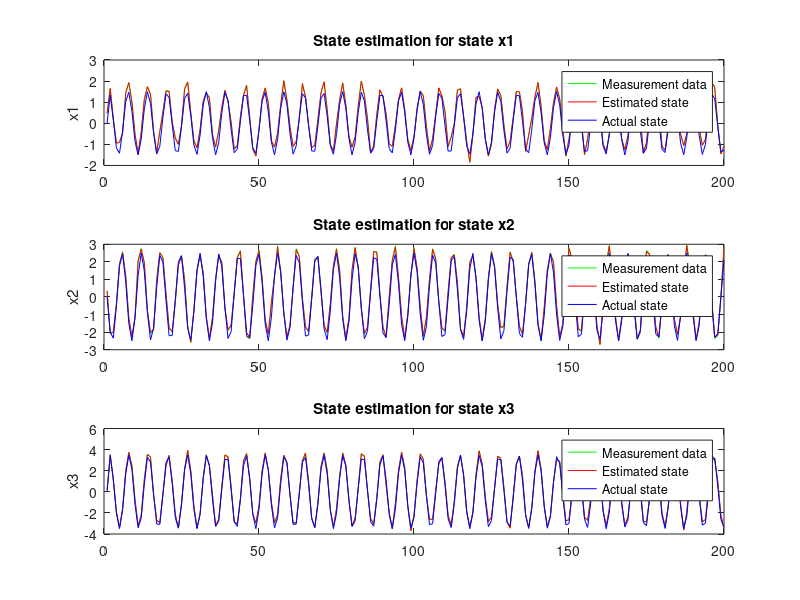

The MATLAB source for this figure:
x = [0.000000000000000000	0.000000000000000000	0.000000000000000000	
1.340994954109191900	-2.002881526947021500	3.430838584899902300	
0.158981263637542720	-2.341128349304199200	1.271099805831909200	
-1.169199109077453600	-0.526952683925628660	-2.057282447814941400	
-1.422423124313354500	1.771700978279113800	-3.494208812713623000	
-0.367877960205078130	2.441460847854614300	-1.718575596809387200	
1.024892568588256800	0.866552948951721190	1.637108087539672900	
1.475381612777710000	-1.505059957504272500	3.487642288208007800	
0.569411635398864750	-2.492927551269531300	2.131654024124145500	
-0.860072851181030270	-1.188809156417846700	-1.184166908264160200	
-1.498810291290283200	1.208294868469238300	-3.411270380020141600	
-0.759548485279083250	2.494498252868652300	-2.502067565917968700	
0.678038716316223140	1.487271308898925800	0.707524597644805910	
1.492240190505981400	-0.887345910072326660	3.266621828079223600	
0.934482932090759280	-2.446141481399536100	2.822402000427246100	
-0.482433617115020750	-1.755965828895568800	-0.216721177101135250	
-1.455802917480468800	0.548636674880981450	-3.056591987609863300	
-1.090713739395141600	2.348825216293335000	-3.086246252059936500	
0.277172625064849850	1.989514708518981900	-0.278419911861419680	
1.390227794647216800	-0.198946475982666020	2.785384416580200200	
1.225113868713378900	-2.204497098922729500	3.288318872451782200	
-0.066364012658596039	-2.183243274688720700	0.767988443374633790	
-1.296827077865600600	-0.154725626111030580	-2.458427190780639600	
-1.334993362426757800	2.016046047210693400	-3.424576282501220700	
-0.145772859454154970	2.333274126052856400	-1.242185592651367200	
1.177470684051513700	0.505300879478454590	2.082264900207519500	
1.418153047561645500	-1.787243843078613300	3.492290496826171900	
0.354992091655731200	-2.436604738235473600	1.691520452499389600	
-1.034546852111816400	-0.845762550830841060	-1.664425611495971700	
-1.472928285598754900	1.522669792175293000	-3.490106582641601600	
-0.557106137275695800	2.491166591644287100	-2.106999635696411100	
0.870916724205017090	1.169296264648437500	1.213273167610168500	
1.498222827911377000	-1.227619647979736300	3.418067932128906200	
0.748069763183593750	-2.495867729187011700	2.480306863784790000	
-0.689855217933654790	-1.469426631927490200	-0.737836837768554690	
-1.493530511856079100	0.907998621463775630	-3.277616977691650400	
-0.924060702323913570	2.450614213943481400	-2.803971052169799800	
0.494986236095428470	1.740146279335022000	0.247632816433906560	
1.458945155143737800	-0.570204019546508790	3.071564197540283200	
1.081556558609008800	-2.356311321258544900	3.071513652801513700	
-0.290210098028182980	-1.976036906242370600	0.247527599334716800	
-1.395158886909484900	0.220996767282485960	-2.804034233093261700	
-1.217405080795288100	2.214847087860107400	-3.277579784393310500	
0.079625383019447327	2.172377109527587900	-0.737733721733093260	
1.303448677062988300	0.132633715867996220	2.480381488800048800	
1.328887224197387700	-2.029052495956420900	3.418045282363891600	
0.132553026080131530	-2.325237274169921900	1.213174104690551800	
-1.185649871826171900	-0.483609557151794430	-2.107083797454834000	
-1.413771748542785600	1.802646517753601100	-3.490098714828491200	
-0.342078387737274170	2.431557655334472700	-1.664332866668701200	
1.044120192527771000	0.824905931949615480	1.691612839698791500	
1.470359444618225100	-1.540160417556762700	3.492297410964965800	
0.544757068157196040	-2.489210605621337900	2.082179784774780300	
-0.881692528724670410	-1.149691820144653300	-1.242284297943115200	
-1.497518062591552700	1.246848225593566900	-3.424597978591918900	
-0.736532390117645260	2.497041702270507800	-2.458352088928222700	
0.701617717742919920	1.451466560363769500	0.768091320991516110	
1.494703769683837900	-0.928580224514007570	3.288355350494384800	
0.913565993309021000	-2.454894542694091800	2.785320520401001000	
-0.507500112056732180	-1.724190235137939500	-0.278525084257125850	
-1.461972951889038100	0.591726720333099370	-3.086296081542968700	
-1.072314620018005400	2.363612890243530300	-3.056540489196777300	
0.303224831819534300	1.962404251098632800	-0.216615885496139530	
1.399980783462524400	-0.243029758334159850	2.822464466094970700	
1.209600925445556600	-2.225023269653320300	3.266583919525146500	
-0.092880502343177795	-2.161340713500976600	0.707421302795410160	
-1.309967994689941400	-0.110531412065029140	-2.502141237258911100	
-1.322676897048950200	2.041899919509887700	-3.411246776580810500	
-0.119322821497917180	2.317018032073974600	-1.184067606925964400	
1.193736195564270000	0.461880296468734740	2.131737709045410200	
1.409279584884643600	-1.817908048629760700	3.487633228302002000	
0.329137891530990600	-2.426320075988769500	1.637014746665954600	
-1.053611636161804200	-0.803984642028808590	-1.718667507171630900	
-1.467675566673278800	1.557530403137207000	-3.494214773178100600	
-0.532365262508392330	2.487059354782104500	-2.057197332382202100	
0.892399191856384280	1.129997253417968700	1.271198034286499000	
1.496695876121521000	-1.265979051589965800	3.430859804153442400	
0.724937319755554200	-2.498020172119140600	2.436204910278320300	
-0.713325262069702150	-1.433392882347106900	-0.798285663127899170	
-1.495759963989257800	0.949089050292968750	-3.298835992813110400	
-0.902999818325042720	2.458982944488525400	-2.766451597213745100	
0.519974231719970700	1.708099246025085400	0.309395492076873780	
1.464886307716369600	-0.613202989101409910	3.100785970687866200	
1.062988638877868700	-2.370729207992553700	3.041327953338623000	
-0.316215783357620240	-1.948617935180664100	0.185687199234962460	
-1.404693007469177200	0.265043705701828000	-2.840673446655273400	
-1.201701879501342800	2.235025405883789100	-3.255332231521606400	
0.106128349900245670	2.150135040283203100	-0.677053391933441160	
1.316384673118591300	0.088420443236827850	2.523705005645752000	
1.316362977027893100	-2.054587364196777300	3.404180765151977500	
0.106083258986473080	-2.308617115020752000	1.154868364334106400	
-1.201728940010070800	-0.440114855766296390	-2.156224727630615200	
-1.404677033424377400	1.833027005195617700	-3.484894752502441400	
-0.316171586513519290	2.420892477035522500	-1.609568476676940900	
1.063020586967468300	0.783000349998474120	1.745587468147277800	
1.464876532554626500	-1.574778556823730500	3.495858430862426800	
0.519931793212890630	-2.484713315963745100	2.032053232192993200	
-0.903035938739776610	-1.110214114189147900	-1.300012350082397500	
-1.495756626129150400	1.285010695457458500	-3.436852455139160200	
-0.713285505771636960	2.498802661895752000	-2.413866281509399400	
0.724976897239685060	1.415206909179687500	0.828417420387268070	
1.496698856353759800	-0.969523549079895020	3.309058189392089800	
0.892362833023071290	-2.462878465652465800	2.747365951538085900	
-0.532407522201538090	-1.691874384880065900	-0.340241670608520510	
-1.467684864997863800	0.634631276130676270	-3.115032672882080100	
-1.053579449653625500	2.377660036087036100	-3.025876998901367200	
0.329181998968124390	1.934679031372070300	-0.154743969440460210	
1.409295082092285200	-0.287036895751953130	2.858659982681274400	
1.193708777427673300	-2.244852304458618200	3.243824958801269500	
-0.119367890059947970	-2.138761043548584000	0.646632432937622070	
-1.322698354721069300	-0.066302552819252014	-2.545071125030517600	
-1.309945940971374500	2.067114114761352500	-3.396847963333129900	
-0.092835381627082825	2.300035476684570300	-1.125578522682189900	
1.209627628326416000	0.418314963579177860	2.180542707443237300	
1.399964570999145500	-1.848002552986145000	3.481883049011230500	
0.303180545568466190	-2.415275096893310500	1.581996083259582500	
-1.072346210479736300	-0.761954784393310550	-1.772370815277099600	
-1.461962938308715800	1.591903090476989700	-3.497228145599365200	
-0.507457554340362550	2.482172727584838900	-2.006750106811523400	
0.913601875305175780	1.090344071388244600	1.328724741935730000	
1.494699954986572300	-1.303941726684570300	3.442576169967651400	
0.701577782630920410	-2.499389648437500000	2.391338825225830100	
-0.736571788787841800	-1.396910071372985800	-0.858484208583831790	
-1.497520685195922900	0.989882051944732670	-3.319020986557006800	
-0.881655931472778320	2.466581344604492200	-2.728065252304077100	
0.544799149036407470	1.675516963005065900	0.371061205863952640	
1.470368504524231000	-0.656009852886199950	3.129035711288452100	
1.044087767601013200	-2.384404182434082000	3.010189056396484400	
-0.342122435569763180	-1.920588493347168000	0.123788625001907350	
-1.413786888122558600	0.309007585048675540	-2.876422405242919900	
-1.185622096061706500	2.254503250122070300	-3.232064247131347700	
0.132598072290420530	2.127219200134277300	-0.616160809993743900	
1.328908205032348600	0.044179465621709824	2.566237926483154300	
1.303426265716552700	-2.079478740692138700	3.389249324798584000	
0.079580232501029968	-2.291273832321167000	1.096200466156005900	
-1.217431545257568400	-0.396482288837432860	-2.204689979553222700	
-1.395142316818237300	1.862833261489868200	-3.478598594665527300	
-0.290165722370147710	2.409468412399292000	-1.554299831390380900	
1.081587910652160600	0.740849435329437260	1.799015045166015600	
1.458934545516967800	-1.608902931213378900	3.498323678970336900	
0.494943559169769290	-2.479437351226806600	1.981289744377136200	
-0.924096286296844480	-1.070388555526733400	-1.357332944869995100	
-1.493526339530944800	1.322770714759826700	-3.448029994964599600	
-0.689815044403076170	2.499780654907226600	-2.368624210357666000	
0.748108923435211180	1.378503918647766100	0.888483822345733640	
1.498224973678588900	-1.010163068771362300	3.328723907470703100	
0.870879888534545900	-2.470090627670288100	2.708550691604614300	
-0.557148158550262450	-1.659028410911560100	-0.401851654052734380	
-1.472936749458313000	0.677337050437927250	-3.142793178558349600	
-1.034514188766479500	2.390961885452270500	-2.994265317916870100	
0.355036020278930660	1.906347393989563000	-0.092823565006256104	
1.418167829513549800	-0.330954074859619140	2.893959760665893600	
1.177442550659179700	-2.263977766036987300	3.220049619674682600	
-0.145817860960960390	-2.115510940551757800	0.585640966892242430	
-1.335013985633850100	-0.022052915766835213	-2.587203502655029300	
-1.296804428100585900	2.091680288314819300	-3.381384849548339800	
-0.066318847239017487	2.282332420349121100	-1.066736698150634800	
1.225139975547790500	0.374618500471115110	2.228664398193359400	
1.390210747718811000	-1.877517819404602100	3.475041866302490200	
0.277128189802169800	-2.403472900390625000	1.526481628417968700	
-1.090744733810424800	-0.719686150550842290	-1.825518488883972200	
-1.455791950225830100	1.625776886940002400	-3.499145507812500000	
-0.482390761375427250	2.476508140563964800	-1.955674171447753900	
0.934518277645111080	1.050349235534668000	1.385834932327270500	
1.492235660552978500	-1.341495990753173800	3.453213930130004900	
0.677998304367065430	-2.499975919723510700	2.345723628997802700	
-0.759587466716766360	-1.359989523887634300	-0.918413758277893070	
-1.498812079429626500	1.030364871025085400	-3.338165998458862300	
-0.860035777091979980	2.473406553268432600	-2.688823938369751000	
0.569453477859497070	1.642409682273864700	0.432610630989074710	
1.475389719009399400	-0.698611140251159670	3.156304836273193400	
1.024859547615051300	-2.397331953048706100	2.978106975555419900	
-0.367921799421310420	-1.891956925392150900	0.061851251870393753	
-1.422437548637390100	0.352874636650085450	-2.911270141601562500	
-1.169170856475830100	2.273274898529052700	-3.207783222198486300	
0.159026235342025760	2.103636741638183600	-0.555075168609619140	
1.341015338897705100	-0.000075360883784015	2.607966423034668000	
1.290081024169921900	-2.103718280792236300	3.373255729675293000	
0.053052268922328949	-2.273212194442749000	1.037189245223999000	
-1.232752442359924300	-0.352725416421890260	-2.252464056015014600	
-1.385170340538024900	1.892055392265319800	-3.471212387084960900	
-0.264068901538848880	2.397289276123046900	-1.498543977737426800	
1.099816203117370600	0.698466360569000240	1.851879000663757300	
1.452535390853881800	-1.642523288726806600	3.499692916870117200	
0.469800233840942380	-2.473384618759155300	1.929905414581298800	
-0.944867134094238280	-1.030227541923522900	-1.414228320121765100	
-1.490828037261962900	1.360116004943847700	-3.458127021789550800	
-0.666128516197204590	2.499975204467773400	-2.322639703750610400	
0.771006464958190920	1.341368675231933600	0.948271870613098140	
1.499281644821167000	-1.050485968589782700	3.347346544265747100	
0.849124193191528320	-2.476528644561767600	2.668886423110961900	
-0.581714153289794920	-1.625662326812744100	-0.463335722684860230	
-1.477727174758911100	0.719830453395843510	-3.169569015502929700	
-1.015124678611755400	2.403514623641967800	-2.961715221405029300	
0.380778789520263670	1.877418279647827100	-0.030874080955982208	
1.426595926284790000	-0.374767512083053590	2.928352355957031300	
1.160807371139526400	-2.282393932342529300	3.195265293121337900	
-0.172222137451171880	-2.091597795486450200	0.524465918540954590	
-1.346911430358886700	0.022203631699085236	-2.628525018692016600	
-1.283256530761718700	2.115591049194335900	-3.364862203598022500];


xhat = [0.470296502113342290	0.343638569116592410	0.193602576851844790	
1.646239638328552200	-2.063971996307373000	3.508255481719970700	
0.202131509780883790	-1.986303329467773400	1.101562738418579100	
-0.943459987640380860	-0.371727824211120610	-1.899519801139831500	
-0.900816142559051510	1.876643657684326200	-3.368392705917358400	
-0.460642337799072270	2.532341480255127000	-1.597814440727233900	
1.441997051239013700	1.208630084991455100	1.955265164375305200	
1.925998806953430200	-1.193837165832519500	3.739029407501220700	
1.019859790802002000	-2.238138675689697300	2.492914915084838900	
-0.519878983497619630	-1.158813238143920900	-0.726046085357666020	
-1.429118633270263700	2.037629604339599600	-3.185270071029663100	
-0.421774625778198240	2.727828979492187500	-2.221570253372192400	
1.129308581352233900	1.947273731231689500	1.163420915603637700	
1.733230710029602100	-0.770878672599792480	3.539942502975463900	
1.365668058395385700	-2.002166271209716800	3.298893690109252900	
-0.378298759460449220	-1.842494487762451200	-0.365873634815216060	
-1.398617029190063500	0.977808713912963870	-2.678991794586181600	
-0.396625280380249020	2.505809307098388700	-2.933725595474243200	
0.537301421165466310	2.217699050903320300	-0.209829658269882200	
1.541768312454223600	0.201516240835189820	2.470597028732299800	
1.510807156562805200	-1.749752044677734400	3.442420721054077100	
0.042798995971679688	-1.958357810974121100	1.037230968475341800	
-0.702775478363037110	-0.244112253189086910	-2.132675647735595700	
-0.997151792049407960	1.813971281051635700	-3.437281847000122100	
-0.119554162025451660	2.342391014099121100	-1.105135321617126500	
1.639339685440063500	0.980811119079589840	2.164419174194335900	
1.954095482826232900	-1.685657024383544900	3.929327249526977500	
0.491584300994873050	-2.557572364807128900	1.990393161773681600	
-0.839247465133666990	-0.704697847366333010	-1.361895561218261700	
-1.167311191558837900	1.508901357650756800	-3.420940399169921900	
-0.291575074195861820	2.358631134033203100	-2.091517210006713900	
1.047816872596740700	1.379294157028198200	1.361241102218627900	
1.443748116493225100	-1.122939348220825200	3.495116949081420900	
1.196197509765625000	-2.334704875946044900	2.490568637847900400	
-0.543091773986816410	-1.150149583816528300	-0.314139902591705320	
-1.130392670631408700	1.041012763977050800	-3.237752676010131800	
-0.336573839187622070	2.341317176818847700	-2.598642587661743200	
0.759307384490966800	1.966129302978515600	0.442290246486663820	
1.562468886375427200	-0.611042141914367680	3.484452486038208000	
1.050777554512023900	-1.868844032287597700	3.308427333831787100	
0.048346638679504395	-1.586461544036865200	0.480312258005142210	
-1.224488139152526900	0.199294000864028930	-2.877029180526733400	
-1.050519347190856900	2.235606193542480500	-3.005781412124633800	
0.302525043487548830	2.591371059417724600	-0.655928194522857670	
1.340643405914306600	0.065658390522003174	2.925630569458007800	
1.793012022972106900	-2.225372314453125000	3.616646051406860400	
0.263472795486450200	-2.332534313201904300	1.290273785591125500	
-1.225735306739807100	0.077281713485717773	-2.120321750640869100	
-1.552013874053955100	2.013243198394775400	-2.952022790908813500	
-0.262658357620239260	2.633062839508056600	-1.343269705772399900	
1.159025907516479500	1.084166526794433600	1.991076946258544900	
1.674641609191894500	-1.310067892074585000	3.674266338348388700	
0.971924066543579100	-2.102380275726318400	2.102947235107421900	
-0.835013747215271000	-0.291159629821777340	-0.982839584350585940	
-1.126603603363037100	1.125656366348266600	-2.943640708923339800	
-0.464383006095886230	2.863257884979248000	-2.127898693084716800	
0.883742809295654300	1.365470886230468800	1.234319567680358900	
2.015784502029418900	-0.881902694702148440	3.449280738830566400	
1.110014557838439900	-2.262981414794921900	2.784503936767578100	
-0.181096553802490230	-1.608864307403564500	-0.290751278400421140	
-1.096113920211792000	0.500176608562469480	-2.950113058090210000	
-0.860402941703796390	2.692268371582031300	-2.939677000045776400	
0.212162733078002930	2.299591541290283200	-0.101046487689018250	
1.879138708114624000	-0.091070629656314850	2.939068794250488300	
1.243086099624633800	-1.689938545227050800	3.669156789779663100	
-0.124718785285949710	-1.943737506866455100	0.911996722221374510	
-1.148348569869995100	-0.005514681339263916	-2.527900457382202100	
-1.042325973510742200	2.115942955017089800	-3.332615137100219700	
0.192914843559265140	2.244786739349365200	-1.016893863677978500	
1.443456649780273400	0.287051558494567870	2.378049135208129900	
1.958619236946106000	-1.616784334182739300	3.673466205596923800	
0.635208129882812500	-1.998296737670898400	2.027492523193359400	
-1.007645726203918500	-0.385428428649902340	-1.669180154800415000	
-1.309495568275451700	1.771255731582641600	-3.317427158355712900	
-0.021968603134155273	2.703170299530029300	-1.611439585685730000	
1.101511001586914100	1.564955949783325200	1.437911272048950200	
1.911298036575317400	-1.087069272994995100	3.675465345382690400	
0.861736416816711430	-2.345831871032714800	2.544380426406860400	
-0.620235085487365720	-1.229242563247680700	-0.777641773223876950	
-1.134118676185607900	1.512746810913085900	-3.188375711441040000	
-0.650403976440429690	2.791492462158203100	-2.503999948501586900	
0.807741761207580570	1.665802001953125000	0.335986703634262080	
1.995305299758911100	-0.653965890407562260	3.591889619827270500	
1.320379972457885700	-2.069602012634277300	3.363485097885131800	
0.211367368698120120	-1.699656963348388700	0.071349389851093292	
-1.414823889732360800	0.426509082317352290	-2.525369644165039100	
-1.056564688682556200	2.578001022338867200	-3.025061607360839800	
0.423566818237304690	2.538096904754638700	-0.584369838237762450	
1.585843324661254900	0.152432501316070560	2.820805072784423800	
1.245797276496887200	-1.720494270324707000	3.504350185394287100	
0.454897642135620120	-2.240257740020752000	0.645183444023132320	
-0.988668680191040040	0.023127496242523193	-1.973840117454528800	
-1.083413362503051800	2.079107761383056600	-3.476175069808960000	
-0.085086107254028320	2.839138031005859400	-1.078653335571289100	
1.122416973114013700	1.100558519363403300	2.006965160369873000	
1.675848722457885700	-1.112119913101196300	3.743423223495483400	
0.650664448738098140	-2.318761348724365200	2.291915893554687500	
-0.766282916069030760	-0.954818010330200200	-1.406216621398925800	
-1.294343471527099600	1.201797485351562500	-3.685802698135376000	
-0.609533429145812990	2.746181011199951200	-2.218695163726806600	
0.610072851181030270	1.627025842666626000	1.105328202247619600	
1.531209945678710900	-0.553276181221008300	3.587957620620727500	
1.304601550102233900	-2.199195861816406200	3.095007181167602500	
-0.164500474929809570	-1.152860641479492200	-0.376057505607604980	
-1.314629077911377000	0.998638272285461430	-2.598767995834350600	
-0.739087462425231930	2.711014270782470700	-2.604766368865966800	
0.452072143554687500	2.168378829956054700	0.116157583892345430	
1.678409576416015600	-0.277040272951126100	2.634105920791626000	
1.294149637222290000	-1.747677803039550800	3.237622261047363300	
0.559628009796142580	-1.915640830993652300	0.945817410945892330	
-1.105545639991760300	0.297308087348937990	-2.239363431930542000	
-0.644771158695220950	2.230170249938964800	-3.178795337677002000	
-0.016378164291381836	2.395283699035644500	-0.860708832740783690	
1.568974375724792500	0.797919392585754390	2.387375593185424800	
1.634391427040100100	-1.804663181304931600	3.451367139816284200	
0.312903642654418950	-2.222501277923584000	1.574485540390014600	
-0.874429702758789060	-0.577128648757934570	-1.971877574920654300	
-1.841875314712524400	1.972746372222900400	-3.324956178665161100	
-0.500023603439331050	2.326159954071044900	-1.884614706039428700	
1.234599232673645000	1.100352287292480500	1.641631126403808600	
1.270157694816589400	-1.149607658386230500	3.874229192733764600	
0.751104950904846190	-2.420425415039062500	2.657865762710571300	
-0.764368891716003420	-1.216446638107299800	-0.487834930419921880	
-1.553620338439941400	1.103083491325378400	-2.837831735610961900	
-0.973121404647827150	2.567907810211181600	-2.375630855560302700	
0.674224734306335450	1.718274116516113300	0.360386073589324950	
1.628753423690795900	-0.432847201824188230	3.368046998977661100	
1.310561299324035600	-1.731920242309570300	3.158129930496215800	
-0.083704710006713867	-1.658170700073242200	0.425881266593933110	
-1.218487858772277800	0.583408117294311520	-2.840096473693847700	
-0.845277905464172360	2.536692142486572300	-3.434409141540527300	
0.259840250015258790	2.013583660125732400	-0.397399872541427610	
1.506067991256713900	0.012342125177383423	2.644133090972900400	
1.485600709915161100	-1.657867908477783200	3.381013393402099600	
0.550932645797729490	-2.103009223937988300	1.527214169502258300	
-1.341248989105224600	-0.377704143524169920	-2.181883811950683600	
-0.558778226375579830	1.870910167694091800	-3.359446763992309600	
0.264943957328796390	2.520175457000732400	-1.485863447189331100	
1.238984346389770500	0.885288715362548830	1.928972721099853500	
1.924738764762878400	-1.493861198425293000	3.884779930114746100	
0.796168565750122070	-2.438988685607910200	2.168144702911377000	
-0.823560237884521480	-0.599776029586791990	-1.376116991043090800	
-1.249678134918212900	1.533486127853393600	-3.276091575622558600	
-0.239267349243164060	2.441139221191406200	-2.265407800674438500	
0.983267784118652340	1.981280803680419900	0.945285797119140630	
1.720391154289245600	-0.483994245529174800	3.038886785507202100	
1.149894595146179200	-2.264851570129394500	2.881044626235961900	
-0.287380933761596680	-1.518406867980957000	-0.182567104697227480	
-1.552442073822021500	0.960237979888916020	-2.748960256576538100	
-0.733627200126647950	2.753487110137939500	-2.640929222106933600	
0.344262599945068360	2.113728523254394500	-0.217882961034774780	
1.533531665802002000	0.240341931581497190	3.520364999771118200	
1.419278144836425800	-1.803791522979736300	3.654648065567016600	
0.149366021156311040	-1.909312248229980500	0.799545288085937500	
-1.488347411155700700	0.210543394088745120	-2.413219928741455100	
-0.738873600959777830	2.171967983245849600	-2.700059652328491200	
0.301522135734558110	2.252168178558349600	-0.590748786926269530	
1.254284501075744600	0.768853187561035160	2.364983797073364300	
1.760805249214172400	-1.612582206726074200	3.564776420593261700	
0.544202089309692380	-2.682839393615722700	1.783389329910278300	
-0.998759031295776370	-0.354987621307373050	-1.782393097877502400	
-1.339281916618347200	1.825683355331420900	-3.240449190139770500	
-0.561265230178833010	2.896199226379394500	-1.620724201202392600	
1.055202722549438500	1.123835325241088900	1.433874487876892100	
1.506259202957153300	-1.124543428421020500	3.566602945327758800	
0.560560464859008790	-2.426608085632324200	2.608001232147216800	
-0.763586044311523440	-1.155745744705200200	-1.202108740806579600	
-1.257794976234436000	1.079619884490966800	-3.144056797027587900	
-0.600930094718933110	2.423808574676513700	-2.442037820816040000	
0.685174107551574710	1.732329368591308600	0.392810761928558350	
1.417484045028686500	-0.347900271415710450	2.852383375167846700	
1.001391530036926300	-2.376577377319335900	3.288328170776367200	
0.253804206848144530	-1.996641635894775400	0.339468389749526980	
-1.417976617813110400	0.885712087154388430	-2.802500247955322300	
-0.909019112586975100	2.597111701965332000	-2.840801000595092800	
0.519310951232910160	2.411560058593750000	-0.638164460659027100	
1.434555053710937500	0.109326362609863280	3.008347511291503900	
1.578790307044982900	-1.701189994812011700	3.773199796676635700	
0.675978422164916990	-2.278470993041992200	1.370492815971374500	
-1.096558451652526900	-0.328649640083312990	-2.000983238220214800	
-1.271832346916198700	1.919286966323852500	-3.294990062713623000	
-0.141120195388793950	2.407140731811523400	-1.332933425903320300	
1.597834825515747100	0.906322717666625980	1.982767581939697300	
1.933212280273437500	-1.268154382705688500	3.999721765518188500	
0.506060004234313960	-2.124240875244140600	2.568400382995605500	
-0.519595384597778320	-1.134107828140258800	-1.177245259284973100	
-1.062723636627197300	1.318604946136474600	-3.619269609451293900	
-0.495178937911987300	2.917953014373779300	-1.926008462905883800	
1.342252850532531700	1.733617305755615200	1.595453381538391100	
1.634017825126647900	-0.805725097656250000	3.655472517013549800	
0.794644236564636230	-2.431965827941894500	2.994580507278442400	
-0.241207838058471680	-1.419299602508544900	-0.402122884988784790	
-1.043404817581176800	0.883770942687988280	-2.820226192474365200	
-0.770985126495361330	2.326904773712158200	-2.635576486587524400	
0.556987285614013670	2.263107299804687500	0.250434160232543950	
1.923520803451538100	-0.040679544210433960	3.423436641693115200	
1.716937541961669900	-2.301392555236816400	3.112229824066162100	
-0.132894515991210940	-2.164979457855224600	0.940249025821685790	
-1.452249884605407700	-0.023115992546081543	-2.230728626251220700	
-1.106554031372070300	2.840667247772216800	-3.405691862106323200];


y = [0.473330646753311160	0.345855563879013060	0.194893196225166320	
1.655195832252502400	-2.078852415084838900	3.531564950942993200	
0.216311365365982060	-2.027752161026001000	1.108658909797668500	
-0.935246527194976810	-0.380699217319488530	-1.912142753601074200	
-0.904631257057189940	1.905493497848510700	-3.391521930694580100	
-0.476501733064651490	2.571695327758789100	-1.608958840370178200	
1.434521555900573700	1.227465271949768100	1.968444585800170900	
1.930285811424255400	-1.215685129165649400	3.762252092361450200	
1.041612148284912100	-2.294445514678955100	2.508691549301147500	
-0.507769465446472170	-1.182834267616272000	-0.730857968330383300	
-1.430790662765502900	2.055831670761108400	-3.206793785095214800	
-0.441056042909622190	2.767729759216308600	-2.236875057220459000	
1.114680409431457500	1.976487874984741200	1.171233773231506300	
1.731271982192993200	-0.783719360828399660	3.562306880950927700	
1.377738475799560500	-2.084492683410644500	3.317698478698730500	
-0.367585033178329470	-1.880965352058410600	-0.368727326393127440	
-1.396835327148437500	0.986549854278564450	-2.697120904922485400	
-0.405453920364379880	2.540157794952392600	-2.954053878784179700	
0.524842381477355960	2.253546714782714800	-0.211291357874870300	
1.538428425788879400	0.204154551029205320	2.486736059188842800	
1.519719719886779800	-1.778468251228332500	3.463862895965576200	
0.059958167374134064	-1.996237039566040000	1.043036937713623000	
-0.694401264190673830	-0.252610087394714360	-2.146870851516723600	
-1.001940727233886700	1.840876579284668000	-3.460807800292968700	
-0.131924897432327270	2.381533622741699200	-1.112984657287597700	
1.635013103485107400	0.994487464427948000	2.178895950317382800	
1.960067749023437500	-1.712272524833679200	3.953845977783203100	
0.507270216941833500	-2.601020336151123000	2.002304315567016600	
-0.827239513397216800	-0.722547113895416260	-1.370908260345459000	
-1.170442581176757800	1.527680039405822800	-3.444305658340454100	
-0.302747398614883420	2.397655010223388700	-2.106059789657592800	
1.036688685417175300	1.403804421424865700	1.370335459709167500	
1.444558620452880900	-1.139218807220459000	3.517441511154174800	
1.211928725242614700	-2.378829717636108400	2.505986213684082000	
-0.531241238117218020	-1.184927701950073200	-0.316266804933547970	
-1.131026148796081500	1.049740791320800800	-3.259614944458007800	
-0.343797087669372560	2.380408048629760700	-2.616297721862793000	
0.748310685157775880	2.000403165817260700	0.445221036672592160	
1.561307787895202600	-0.618066489696502690	3.507145404815673800	
1.061146140098571800	-1.905027747154235800	3.329093217849731400	
0.068249195814132690	-1.621089696884155300	0.482996731996536250	
-1.221823453903198200	0.197975590825080870	-2.896134853363037100	
-1.058888316154480000	2.277510643005371100	-3.027370452880859400	
0.286812543869018550	2.638204813003540000	-0.660589098930358890	
1.331847071647644000	0.069905810058116913	2.944859981536865200	
1.804447293281555200	-2.263602495193481400	3.639064311981201200	
0.293499916791915890	-2.381790876388549800	1.297788500785827600	
-1.218342423439025900	0.069486439228057861	-2.134242057800293000	
-1.562733530998230000	2.040617942810058600	-2.972479104995727500	
-0.283185005187988280	2.680938720703125000	-1.352906227111816400	
1.149241328239440900	1.100221395492553700	2.004363059997558600	
1.678419113159179700	-1.332776784896850600	3.697421073913574200	
0.982631206512451170	-2.143825292587280300	2.115541934967041000	
-0.826792657375335690	-0.307479500770568850	-0.989315152168273930	
-1.132231116294860800	1.139267086982727100	-2.963609933853149400	
-0.475205689668655400	2.902738809585571300	-2.142900466918945300	
0.869017183780670170	1.389679789543151900	1.242668390274047900	
2.021279335021972700	-0.895581245422363280	3.471464157104492200	
1.129258155822753900	-2.311648845672607400	2.801428794860839800	
-0.169236779212951660	-1.639495015144348100	-0.292822211980819700	
-1.093300938606262200	0.505221247673034670	-2.969891071319580100	
-0.871485710144042970	2.748893976211547900	-2.960615396499633800	
0.185098290443420410	2.342855453491210900	-0.101896114647388460	
1.877874851226806600	-0.091069161891937256	2.958288908004760700	
1.252014994621276900	-1.722576141357421900	3.691916227340698200	
-0.114821851253509520	-1.980884909629821800	0.917311728000640870	
-1.143522739410400400	-0.011223323643207550	-2.544790983200073200	
-1.049193978309631300	2.148425817489624000	-3.355713844299316400	
0.172184273600578310	2.286465644836425800	-1.024066329002380400	
1.438939929008483900	0.295624256134033200	2.393688917160034200	
1.969799757003784200	-1.642930626869201700	3.696795463562011700	
0.651498079299926760	-2.037190198898315400	2.039243459701538100	
-1.000163435935974100	-0.402030706405639650	-1.680291771888732900	
-1.315626382827758800	1.793931365013122600	-3.340177297592163100	
-0.033854812383651733	2.769478797912597700	-1.622605085372924800	
1.087256908416748000	1.584892034530639600	1.447463035583496100	
1.914320468902587900	-1.103427410125732400	3.698896169662475600	
0.874760508537292480	-2.386722087860107400	2.559709072113037100	
-0.609112083911895750	-1.256783962249755900	-0.782896518707275390	
-1.133611679077148400	1.527689456939697300	-3.210016727447509800	
-0.669146955013275150	2.842127323150634800	-2.521247863769531300	
0.794306099414825440	1.693107247352600100	0.338302493095397950	
1.997026443481445300	-0.660417377948760990	3.615306854248046900	
1.333172798156738300	-2.111867904663085900	3.383774995803833000	
0.230153232812881470	-1.770042657852172900	0.071429193019866943	
-1.413181185722351100	0.428890526294708250	-2.542075395584106400	
-1.066191196441650400	2.611760377883911100	-3.046177864074707000	
0.407804846763610840	2.575388669967651400	-0.588456809520721440	
1.579700708389282200	0.157308891415596010	2.839325428009033200	
1.253019094467163100	-1.750696182250976600	3.526109218597412100	
0.468421936035156250	-2.283602476119995100	0.649007678031921390	
-0.980811595916748050	0.019151091575622559	-1.986755967140197800	
-1.090757846832275400	2.109159469604492200	-3.500032663345336900	
-0.108122244477272030	2.919765233993530300	-1.086439728736877400	
1.110741615295410200	1.115044116973877000	2.020093679428100600	
1.679648995399475100	-1.132877826690673800	3.767206430435180700	
0.662887990474700930	-2.359128236770629900	2.305538177490234400	
-0.755111277103424070	-0.978396236896514890	-1.415593504905700700	
-1.297109842300415000	1.218857526779174800	-3.710964441299438500	
-0.624275803565979000	2.817951679229736300	-2.234081983566284200	
0.595968365669250490	1.652770638465881300	1.112713336944580100	
1.531194090843200700	-0.563953638076782230	3.611370563507080100	
1.318490624427795400	-2.246612787246704100	3.113263607025146500	
-0.149667769670486450	-1.187757849693298300	-0.378999412059783940	
-1.316068768501281700	1.007751107215881300	-2.616173267364502000	
-0.751297950744628910	2.747223138809204100	-2.622893810272216800	
0.439197480678558350	2.205189466476440400	0.116915374994277950	
1.676127791404724100	-0.279588729143142700	2.651303291320800800	
1.304093956947326700	-1.789838790893554700	3.257871627807617200	
0.578819870948791500	-1.956102013587951700	0.951279044151306150	
-1.100803256034851100	0.292706072330474850	-2.254071235656738300	
-0.651366829872131350	2.262528419494628900	-3.200755357742309600	
-0.032717861235141754	2.432669639587402300	-0.866699099540710450	
1.563740730285644500	0.808686852455139160	2.403300285339355500	
1.640018701553344700	-1.832222819328308100	3.472714900970459000	
0.334695667028427120	-2.294796705245971700	1.583569765090942400	
-0.865791261196136470	-0.591257095336914060	-1.984781742095947300	
-1.850883483886718700	1.999196290969848600	-3.347630262374877900	
-0.515735208988189700	2.364278316497802700	-1.897914886474609400	
1.227404117584228500	1.119989871978759800	1.652653455734252900	
1.272208213806152300	-1.167913556098938000	3.898885965347290000	
0.765453934669494630	-2.490287303924560500	2.673738718032836900	
-0.752291798591613770	-1.242999553680419900	-0.491134345531463620	
-1.555945277214050300	1.113324522972106900	-2.857123374938964800	
-0.987585723400115970	2.606471538543701200	-2.392110109329223600	
0.654136896133422850	1.755755782127380400	0.362785995006561280	
1.630055546760559100	-0.437836289405822750	3.390002727508544900	
1.322093009948730500	-1.765671253204345700	3.177569150924682600	
-0.072597235441207886	-1.690726399421691900	0.428053796291351320	
-1.216236352920532200	0.584674954414367680	-2.859070062637329100	
-0.854362368583679200	2.573068141937255900	-3.458028078079223600	
0.243343949317932130	2.055313110351562500	-0.400315582752227780	
1.503117322921752900	0.014947392046451569	2.661601305007934600	
1.495366692543029800	-1.687654614448547400	3.402039051055908200	
0.566014409065246580	-2.141998291015625000	1.536517620086669900	
-1.335933327674865700	-0.390658378601074220	-2.196320772171020500	
-0.559981644153594970	1.902362108230590800	-3.383243083953857400	
0.254294157028198240	2.559876680374145500	-1.496036171913147000	
1.229480147361755400	0.900504410266876220	1.941743731498718300	
1.931716203689575200	-1.516383647918701200	3.909515142440795900	
0.830901682376861570	-2.515490293502807600	2.181646108627319300	
-0.810497641563415530	-0.618289709091186520	-1.385073065757751500	
-1.253998994827270500	1.552706241607666000	-3.298470020294189500	
-0.256429672241210940	2.489751815795898400	-2.281705617904663100	
0.970105111598968510	2.019936084747314500	0.951668679714202880	
1.719621181488037100	-0.493456661701202390	3.058251380920410200	
1.161355018615722700	-2.304951906204223600	2.898808717727661100	
-0.269758105278015140	-1.563334703445434600	-0.184125021100044250	
-1.553573369979858400	0.967691659927368160	-2.767289638519287100	
-0.749056696891784670	2.809447765350341800	-2.659924268722534200	
0.317664533853530880	2.150393962860107400	-0.219579875469207760	
1.530935764312744100	0.243229031562805180	3.543616056442260700	
1.427188515663147000	-1.841167926788330100	3.676864147186279300	
0.163627490401268010	-1.946141362190246600	0.803884983062744140	
-1.485953211784362800	0.207131788134574890	-2.429243087768554700	
-0.745227992534637450	2.202842473983764600	-2.719187021255493200	
0.288697600364685060	2.285795927047729500	-0.594802081584930420	
1.248402476310730000	0.777822196483612060	2.380602121353149400	
1.767848968505859400	-1.638921022415161100	3.587455272674560500	
0.555915832519531250	-2.726232051849365200	1.794167280197143600	
-0.987369179725646970	-0.369228243827819820	-1.794093251228332500	
-1.345790743827819800	1.849465131759643600	-3.262739419937133800	
-0.576797306537628170	2.936841726303100600	-1.632179737091064500	
1.036208033561706500	1.143957972526550300	1.443727135658264200	
1.509534835815429700	-1.141269326210022000	3.589339733123779300	
0.569994747638702390	-2.474954128265380900	2.624137401580810500	
-0.750003039836883540	-1.184775590896606400	-1.210118651390075700	
-1.258772611618042000	1.094483256340026900	-3.165500640869140600	
-0.610512197017669680	2.461261034011840800	-2.459225177764892600	
0.673069655895233150	1.760719299316406200	0.395435124635696410	
1.417174577713012700	-0.352813392877578740	2.870939254760742200	
1.011733293533325200	-2.419195413589477500	3.308671712875366200	
0.272161692380905150	-2.034534692764282200	0.341253250837326050	
-1.414134383201599100	0.889526724815368650	-2.821089744567871100	
-0.924323797225952150	2.642569780349731400	-2.861122131347656200	
0.508069217205047610	2.447313785552978500	-0.642522752285003660	
1.428566217422485400	0.114099293947219850	3.028071165084838900	
1.588682889938354500	-1.733439683914184600	3.797737598419189500	
0.693434476852416990	-2.345966577529907200	1.378525137901306200	
-1.087118148803710900	-0.341544151306152340	-2.014086246490478500	
-1.278088331222534200	1.945206999778747600	-3.317663669586181600	
-0.158217549324035640	2.446679115295410200	-1.342474460601806600	
1.591239690780639600	0.921586036682128910	1.996040463447570800	
1.940266847610473600	-1.289371013641357400	4.024861335754394500	
0.518104910850524900	-2.164978265762329100	2.583713054656982400	
-0.508540749549865720	-1.159188032150268600	-1.185156106948852500	
-1.062596201896667500	1.334971666336059600	-3.643764495849609400	
-0.507246613502502440	2.961337804794311500	-1.939647197723388700	
1.327827453613281200	1.764474034309387200	1.606186985969543500	
1.633265733718872100	-0.821752190589904790	3.678182840347290000	
0.805201470851898190	-2.472113370895385700	3.012985944747924800	
-0.227415919303894040	-1.451475620269775400	-0.404976159334182740	
-1.041110515594482400	0.892079174518585210	-2.839140892028808600	
-0.781171083450317380	2.361757040023803700	-2.653826475143432600	
0.532579302787780760	2.310684442520141600	0.251971065998077390	
1.921764373779296900	-0.042478054761886597	3.445386886596679700	
1.728662490844726600	-2.363892078399658200	3.130002021789550800	
-0.118373513221740720	-2.200776576995849600	0.946020722389221190	
-1.447971701622009300	-0.029605347663164139	-2.245657682418823200	
-1.113744974136352500	2.876534461975097700	-3.428921699523925800];

[M, N] = size(x);

for k = 1:N                                 
  subplot(3,1,k);
  plot(y(:,k), '-g', 1:M, xhat(:,k), '-r', 1:M, x(:, k), '-b');
  title(sprintf('State estimation for state x%i', k));
  ylabel(sprintf('x%i', k));
  legend('Measurement data', 'Estimated state', 'Actual state');
end